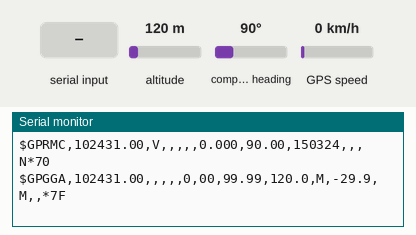
The sketch below on a simulated Arduino Uno, built with avr-gcc and run on an emulated ATmega328P. On the bench: the last lines printed to the serial monitor. Inputs (shaded band) come from the test bench; at power-on: altitude 120 m, compass heading 90°, GPS speed 0 km/h. The GPS gets a fix after 3 s at 37.7749, -122.4194 with 8 satellites; the modem accepts every AT command (registered, SIM ready, sends succeed) and sends nothing else.

Above: at 1.2 s.
1.3 s: altitude set to 20 m
At 2.8 s:
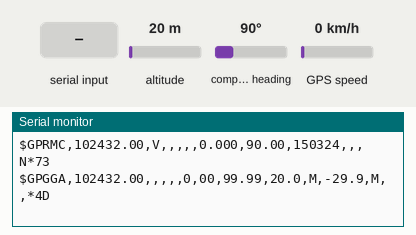
4.5 s: "1" received over the second serial link
At 5.7 s:
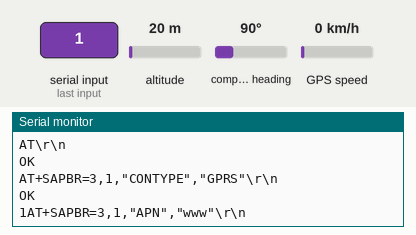
7.7 s: compass heading set to 7°
At 8.7 s:
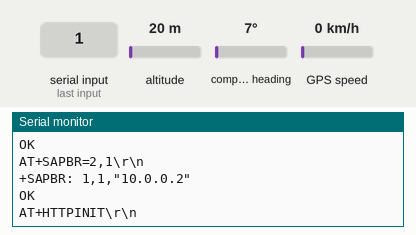
9.8 s: GPS speed set to 60 km/h
At 10.8 s:
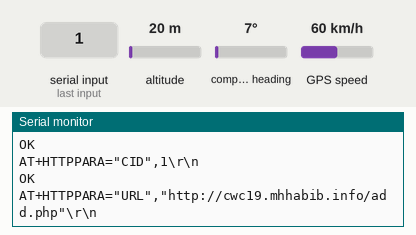
12.9 s: compass heading set to 90°
At 16.3 s:
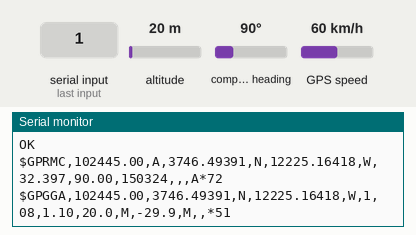
16.9 s: "0" received over the second serial link
At 18.0 s:
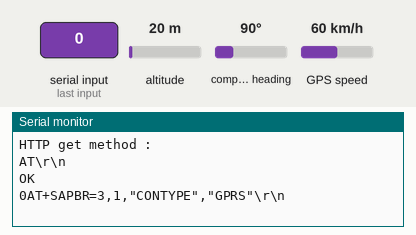
Timing chart, 0 to 19.4 s (numbered marks = the images above; inputs shaded):
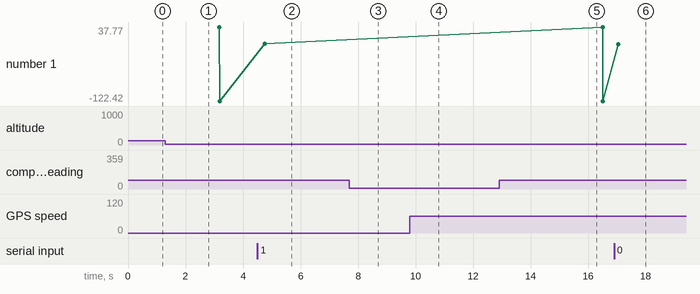

The sketch:

messageSend.ino
```cpp
#include <TinyGPS.h>

#include <SoftwareSerial.h>
SoftwareSerial Gsm(7, 8);
TinyGPS gps;  //Creates a new instance of the TinyGPS object

void setup()

{

  Serial.begin(9600);
  Gsm.begin(9600);

}

void loop()
{

  bool newData = false;
  unsigned long chars;
  unsigned short sentences, failed;
  for (unsigned long start = millis(); millis() - start < 1000;)

  {

    while (Serial.available())

    {
      char c = Serial.read();
      Serial.print(c);
      if (gps.encode(c))
        newData = true;

    }

  }

  if (newData)      //If newData is true
  {
    float flat, flon;
    String output="";
    unsigned long age;
    gps.f_get_position(&flat, &flon, &age);
    /*Gsm.print("AT+CMGF=1\r");
    delay(400);
    Gsm.print("AT+CMGS=\"+8801623709870\"\r");
    delay(300);
    Gsm.print("http://maps.google.com/maps?q=loc:");
   // Gsm.print("Latitude = ");
    Gsm.print(flat == TinyGPS::GPS_INVALID_F_ANGLE ? 0.0 : flat, 6);
    //Gsm.print(" Longitude = ");
    Gsm.print(",");
    Gsm.print(flon == TinyGPS::GPS_INVALID_F_ANGLE ? 0.0 : flon, 6);
    delay(200);
    Gsm.println((char)26); // End AT command with a ^Z, ASCII code 26
    delay(200);
    Gsm.println();
    delay(20000);*/
    flat == TinyGPS::GPS_INVALID_F_ANGLE ? 0.0 : flat, 6;
    flon == TinyGPS::GPS_INVALID_F_ANGLE ? 0.0 : flon, 6;
    Serial.println("Lat:    ");
    Serial.println(flat);
    Serial.println("Lng:   ");
    Serial.println(flon);
    output="cwc19.mhhabib.info/add.php?lat="+String(flat)+"&lng="+String(flon);
    Serial.println(output);


    Serial.println("HTTP get method :");
    Serial.print("AT\\r\\n");
    Gsm.println("AT");  /* Check Communication */
    delay(500);
    ShowSerialData(); /* Print response on the serial monitor */
    delay(500);
    /* Configure bearer profile 1 */
    Serial.print("AT+SAPBR=3,1,\"CONTYPE\",\"GPRS\"\\r\\n");
    Gsm.println("AT+SAPBR=3,1,\"CONTYPE\",\"GPRS\"");  /* Connection type GPRS */
    delay(500);
    ShowSerialData();
    delay(500);
    Serial.print("AT+SAPBR=3,1,\"APN\",\"www\"\\r\\n");
    Gsm.println("AT+SAPBR=3,1,\"APN\",\"www\"");  /* APN of the provider */
    delay(500);
    ShowSerialData();
    delay(500);
    Serial.print("AT+SAPBR=1,1\\r\\n");
    Gsm.println("AT+SAPBR=1,1"); /* Open GPRS context */
    delay(500);
    ShowSerialData();
    delay(500);
    Serial.print("AT+SAPBR=2,1\\r\\n");
    Gsm.println("AT+SAPBR=2,1"); /* Query the GPRS context */
    delay(500);
    ShowSerialData();
    delay(500);
    Serial.print("AT+HTTPINIT\\r\\n");
    Gsm.println("AT+HTTPINIT"); /* Initialize HTTP service */
    delay(500);
    ShowSerialData();
    delay(500);
    Serial.print("AT+HTTPPARA=\"CID\",1\\r\\n");
    Gsm.println("AT+HTTPPARA=\"CID\",1");  /* Set parameters for HTTP session */
    delay(500);
    ShowSerialData();
    delay(500);
    Serial.println("AT+HTTPPARA=\"URL\",\"http://cwc19.mhhabib.info/add.php\"\\r\\n");
    Gsm.print("AT+HTTPPARA=\"URL\",\"cwc19.mhhabib.info/add.php?");
    Gsm.print("&l=");
    Gsm.print(flat,6);
    Gsm.print("&n=");
    Gsm.print(flon,6);
    Gsm.print("\"\r\n");
    delay(500);
    ShowSerialData();
    delay(500);
    Serial.print("AT+HTTPACTION=0\\r\\n");
    Gsm.println("AT+HTTPACTION=0");  /* Start GET session */
    delay(500);
    ShowSerialData();
    delay(500);
    Serial.print("AT+HTTPREAD\\r\\n");
    Gsm.println("AT+HTTPREAD");  /* Read data from HTTP server */
    delay(500);
    ShowSerialData();
    delay(500);
    Serial.print("AT+HTTPTERM\\r\\n");
    Gsm.println("AT+HTTPTERM");  /* Terminate HTTP service */
    delay(500);
    ShowSerialData();
    delay(500);
    Serial.print("AT+SAPBR=0,1\\r\\n");
    Gsm.println("AT+SAPBR=0,1"); /* Close GPRS context */
    delay(500);
    ShowSerialData();
    delay(500);
    }
}
void ShowSerialData()
{
  while(Gsm.available()!=0)  /* If data is available on serial port */
  Serial.write(char (Gsm.read())); /* Print character received on to the serial monitor */
}
```

Measured:
- after the input at 1.3 s, the serial monitor: prints a new line after 0.76 s (image 1)
- after the input at 4.5 s, the serial monitor: prints a new line after 0.25 s (image 2)
- after the input at 12.9 s, the serial monitor: prints a new line after 2.6 s (image 5)
- after the input at 16.9 s, the serial monitor: prints a new line after 0.14 s (image 6)
